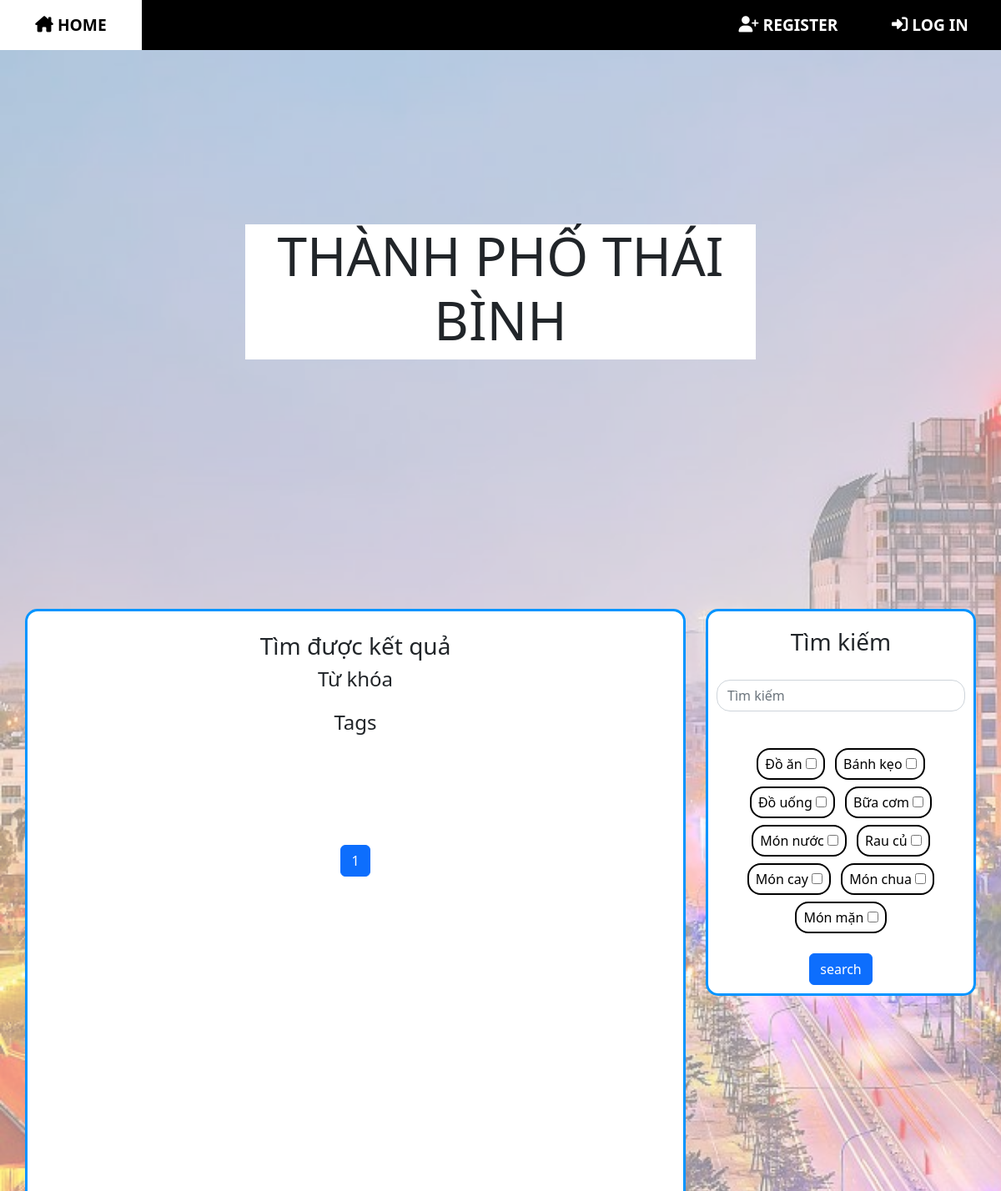
Before: /search/?q=&c=19 (upper part) with the older database file.
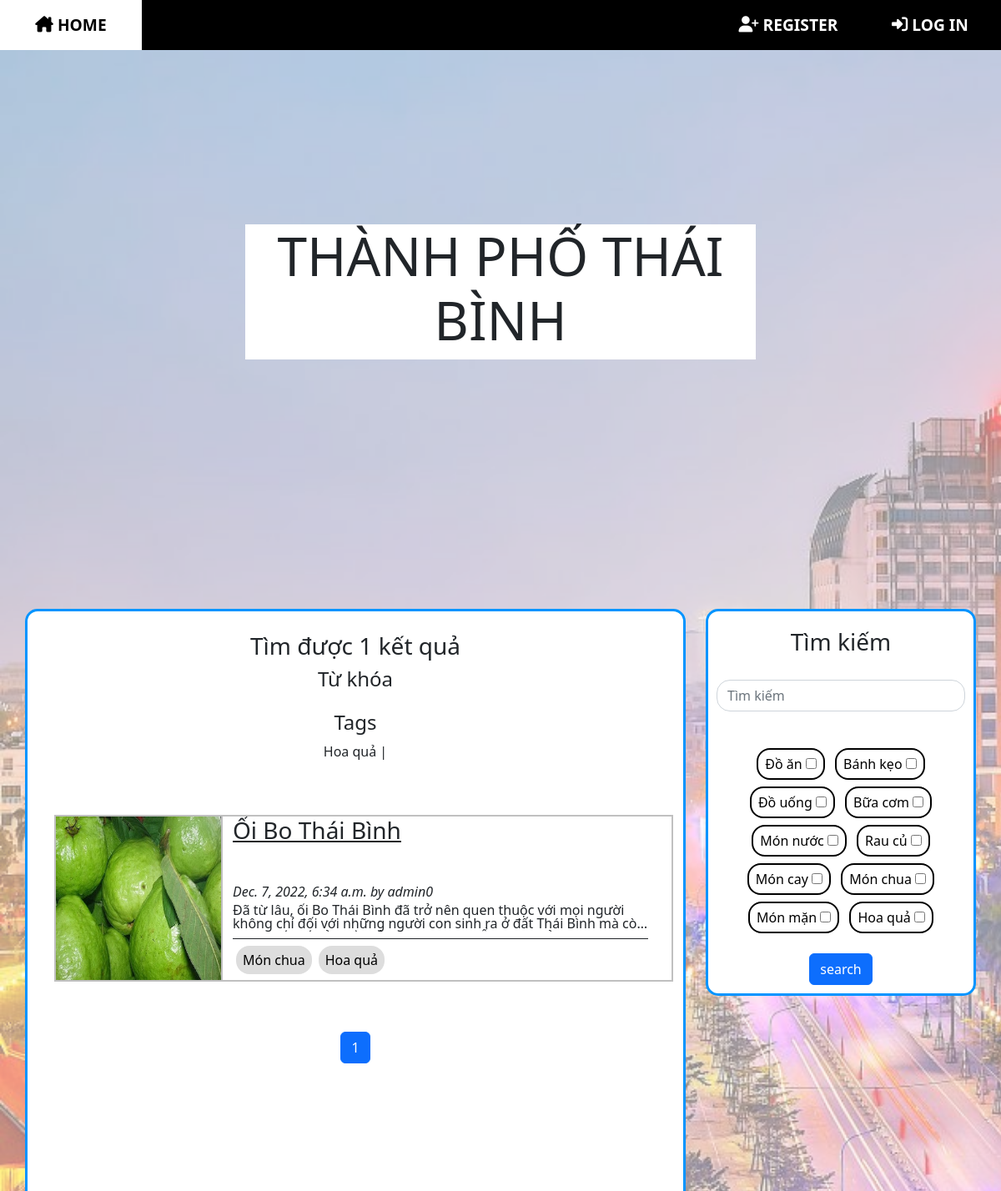
After: the same page with the newer database file.
### blog/models.py (models this page shows, shortened)
class Category(models.Model):
    name = models.CharField(max_length=100)
    def __str__(self):
        return self.name

class Post(models.Model):
    class NewManager(models.Manager):
        def get_queryset(self):
            return super().get_queryset().filter(status='published')
    options = (
        ('draft', 'Draft'),
        ('published', 'Published'),
    )
    title = models.CharField(max_length=250)
    category = models.ManyToManyField(
        Category, default=[1], related_name='posts')
    excerpt = models.TextField(null=True)
    slug = models.SlugField(max_length=250, unique_for_date='publish')
    image = models.FileField(
        upload_to='static/thumbnail/', default='static/thumbnail/default/default.jpg')
    publish = models.DateTimeField(default=timezone.now)
    author = models.ForeignKey(
        User, on_delete=models.CASCADE, related_name='blog_posts')
    content = RichTextUploadingField(null=True)
    status = models.CharField(max_length=10, choices=options, default='draft')
    likes = models.ManyToManyField(User, blank=True, related_name='likes')
    objects = models.Manager()  # default manager
    newmanager = NewManager()  # custom manager
    def get_absolute_url(self):
        return reverse('blog:post_single', args=[self.slug])
    class Meta:
        ordering = ('-publish',)

### blog/views.py (the view)
# urls.py: path('search/', views.post_search, name='post_search'),
def post_search(request):
    form = PostSearchForm()
    q = ''
    c = ''
    results = []
    form = PostSearchForm(request.GET)
    if form.is_valid():
        q = form.cleaned_data['q']
        c = form.cleaned_data['c']
        results = Post.newmanager.filter(
            Q(title__contains=q, status='published'))
        for tag in c:
            results = results.filter(category=tag.id)
    list = pagination(request, results)
    return render(request, 'blog/search.html', {'categorys': Category.objects.all(), 'posts': results, 'total_results': results.count, 'q': str(q), 'c': c, 'list': list})

### blog/views.py (called while the page is built)
def pagination(request, posts):
    obj = posts
    page_n = request.GET.get('page')
    p = Paginator(obj, 5)
    list = p.get_page(page_n)
    return list

### templates/blog/search.html (shortened to what this page needs)
{% extends "base/base.html" %} {% block title %} Welcome to Blog {% endblock %} {%load static%}{% block content %} {%include "base/nav-bar.html"%}
<div class="bgpic"><img src="{% static 'Thanh-pho.jpg' %}" /></div>
<div class="col">
    <div class="row" id="row-titlecard">
        <div class="titlecard">
            <h1 style="font-size:400%">THÀNH PHỐ THÁI BÌNH</h1>
        </div>
    </div>
    <div class="row ">
        <div class="col-8">
            <div class="container">
                <div class="search-result-dialog">
                    <h3>Tìm được {{total_results}} kết quả</h3>
                    <h4>Từ khóa</h4>
                    <h4>Tags</h4>
                    <p>
                        {%for tag in c%} {{tag}} | {%endfor%}</p>
                </div>
                {% include "blog/list.html" %}
            </div>
        </div>
        <div class="col-4">
            {% include "blog/searchbox.html" %}
        </div>
    </div>
    {%include "base/footer.html"%}
</div>
{% endblock %}

### templates/blog/list.html (shortened to what this page needs)
{%block content%}
<div class="col pt-5">
    {% for post in list %}
    <div class="post-container row">
        <div class="col-3 post-thumbnail ">
            <img src="/{{post.image}}" />
        </div>
        <div class="col-9 post-detail">
            <div class="post-title">
                <h3>
                    <a class="text-dark" href="{{post.get_absolute_url}} ">{{post.title}}</a>
                </h3>
            </div>
            <div class="post-meta">
                <em>{{post.publish}} by {{post.author}}</em>
            </div>
            <div class="post-excerpt">
                <p>{{post.excerpt}}</p>
            </div>
            <div class="post-cat">
                {% for tag in post.category.all %}
                <a class="tag-btn" href="/search/?q=&c={{tag.id}}">{{tag}}</a>{%endfor%}
            </div>
        </div>
    </div>
    {% endfor %}
</div>
<nav aria-label="Page navigation example">
    <ul class="pagination" style="text-align: center;">
        <li class="page-item active"><a class="page-link" href="?page={{list.number}}">{{list.number}}</a></li>
    </ul>
</nav>
{%endblock%}

### templates/blog/searchbox.html
{% load static %} {% block content %}
<link href="{% static 'style.css' %}" rel="stylesheet">
<div class="search-box">
    <form role="search" method="get" action="/search/">
        <h3>Tìm kiếm</h3>
        <div class="search-bar">
            <input class="form-control me-5" name="q" type="search" placeholder="Tìm kiếm" aria-label="Search">
        </div>
        <div class="tag-bar">
            {% for tag in categorys.all%} {%if tag.name != 'default'%}
            <div class="tag-checkbox">
                <label for="{{tag}}" class="">{{tag.name}}</label>
                <input name="c" type="checkbox" id="{{tag}}" value="{{tag.pk}}">
            </div>
            {% endif %} {%endfor%}
        </div>
        <button class="btn btn-primary" type="submit">search </button>
    </form>
</div>
{% endblock %}

Changed rows visible on the page:
added Category: name "Hoa quả"
added Post: image (picture), title "Ổi Bo Thái Bình", publish "Dec. 7, 2022, 6:34 a.m.", author "admin0", excerpt "Đã từ lâu, ổi Bo Thái Bình đã trở nên quen thuộc với mọi người không chỉ đối với những người con sinh ra ở đất Thái Bình mà…", Category (name "Món chua")
Other visible differences:
{{ total_results }}: (not shown) → "1"
